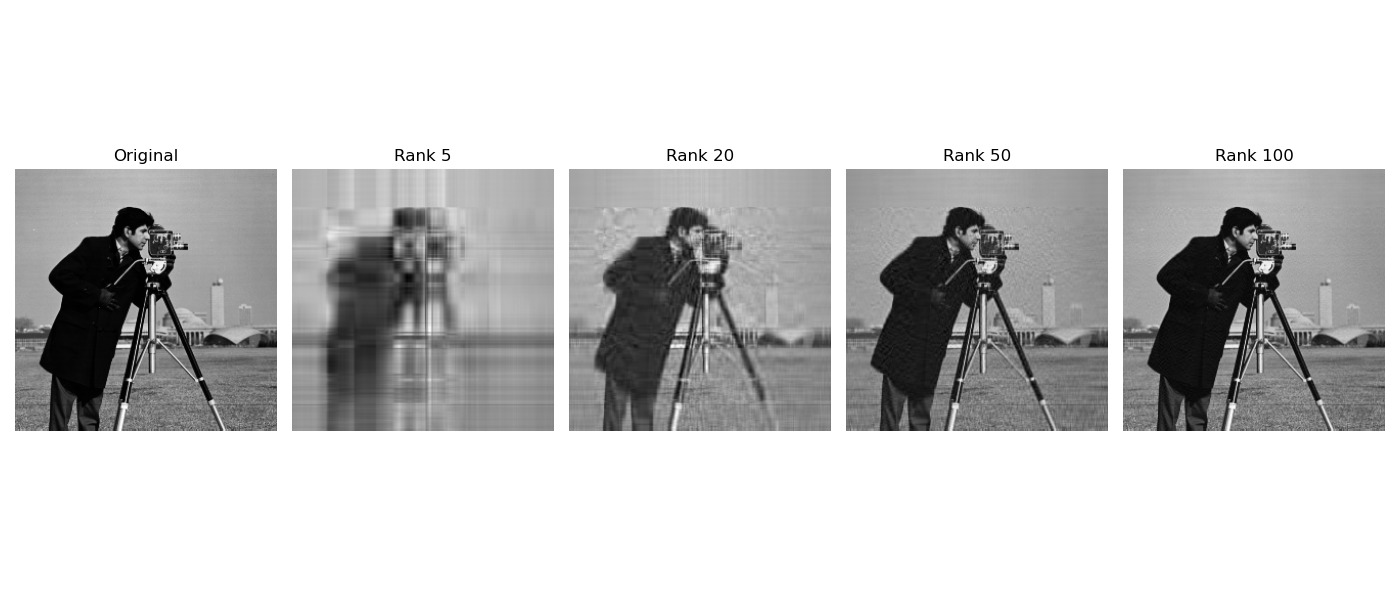

Write Python code to recreate this figure.
import numpy as np
import matplotlib.pyplot as plt
import matplotlib.image as mpimg

# Load the image and convert to grayscale
image_gray = mpimg.imread("data/cameraman.png")  # replace with your image file

# Perform SVD
U, S, VT = np.linalg.svd(image_gray)

# Function to reconstruct the image using k singular values
def svd_approx(U, S, VT, k):
    return U[:, :k] @ np.diag(S[:k]) @ VT[:k, :]

# Ranks to visualize
ranks = [5, 20, 50, 100]

# Plot original and approximations
plt.figure(figsize=(14, 6))
plt.subplot(1, len(ranks) + 1, 1)
plt.imshow(image_gray, cmap='gray')
plt.title("Original")
plt.axis("off")

for i, k in enumerate(ranks):
    approx_img = svd_approx(U, S, VT, k)
    plt.subplot(1, len(ranks) + 1, i + 2)
    plt.imshow(approx_img, cmap='gray')
    plt.title(f"Rank {k}")
    plt.axis("off")

plt.tight_layout()
plt.savefig("imgcompression.png")
plt.show()
